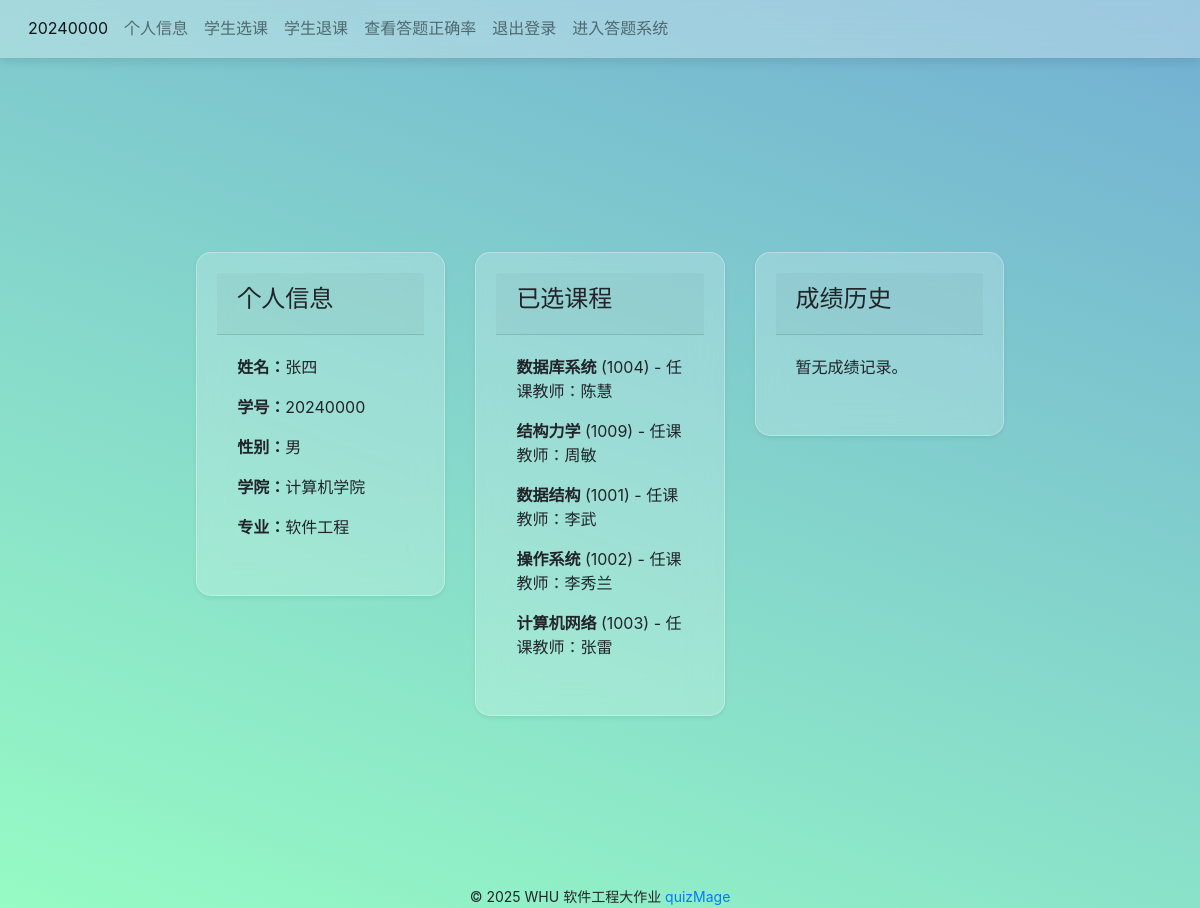
The app's page /student/20240000 with its own data.
### tables this page shows
CREATE TABLE "student" (
  "sno" INTEGER NOT NULL,
  "name" TEXT,
  "password" TEXT NOT NULL,
  "gender" char(2),
  "college" TEXT,
  "major" TEXT
);

CREATE TABLE "course" (
  "cno" INTEGER NOT NULL,
  "cname" TEXT,
  "tno" INTEGER
);

CREATE TABLE "teacher" (
  "tno" INTEGER NOT NULL,
  "name" TEXT,
  "password" TEXT NOT NULL,
  "gender" char(2),
  "college" TEXT
);

### views/student_views.py (the view)
@student_bp.route('/<int:sno>', methods=['GET'])
def profile(sno):
    result_info, _ = get_sql("SELECT name, gender, college, major FROM student WHERE sno='%s'" % sno)
    if result_info:
        name, gender, college, major = result_info[0]
    result_courses, _ = get_sql("""
        SELECT c.cno, c.cname, t.name AS tname
        FROM course c
        JOIN teacher t ON c.tno = t.tno
        JOIN student_course sc ON c.cno = sc.cno
        WHERE sc.sno = '%s'
    """ % sno)
    courses = [{'cno': course[0], 'cname': course[1], 'tname': course[2]} for course in result_courses]
    return render_template('student.html', sno=sno, name=name, gender=gender, college=college, major=major,
                           courses=courses)

### db_sqlite.py (called while the page is built)
def open_db():
    database = "merged_database.db"
    conn = sqlite3.connect(database)
    return conn

def get_sql(sql, conn=None):
    close_conn = False
    if conn is None:
        conn = open_db()
        close_conn = True
    cur = conn.cursor()
    cur.execute(sql)
    fields = [field[0] for field in cur.description]
    result = cur.fetchall()
    cur.close()
    if close_conn:
        close_db(conn)
    return result, fields

### templates/student.html
{% extends 'base.html' %}
{% from 'bootstrap/form.html' import render_form %}
{% from 'bootstrap/nav.html' import render_nav_item %}
{% from 'bootstrap/utils.html' import render_messages %}
{% block head %}
    {{ render_nav_item('student_bp.profile', sno ,sno=sno) }}
    {{ render_nav_item('student_bp.student_account', '个人信息', sno=sno) }}
    {{ render_nav_item('student_bp.student_course_select', '学生选课', sno=sno) }}
    {{ render_nav_item('student_bp.student_course_delete', '学生退课', sno=sno) }}
    {{ render_nav_item('student_bp.student_accuracy', '查看答题正确率', sno=sno) }}
    {{ render_nav_item('login_bp.index', '退出登录') }}
    <li class="nav-item">
        <a class="nav-link" href="http://localhost:3000/?sno={{ sno }}" target="_blank">
            进入答题系统
        </a>
    </li>
{% endblock %}
{% block content %}
<div class="container">
    <div class="row">
        <div class="col-md-4">
            <div class="card shadow-sm">
                <div class="card-header">
                    <h4>个人信息</h4>
                </div>
                <div class="card-body">
                    <p><strong>姓名：</strong>{{ name }}</p>
                    <p><strong>学号：</strong>{{ sno }}</p>
                    <p><strong>性别：</strong>{{ gender }}</p>
                    <p><strong>学院：</strong>{{ college }}</p>
                    <p><strong>专业：</strong>{{ major }}</p>
                </div>
            </div>
        </div>
<div class="col-md-4">
    <div class="card shadow-sm">
        <div class="card-header">
            <h4>已选课程</h4>
        </div>
        <div class="card-body">
            {% if courses %}
                {% for course in courses %}
                    <p><strong>{{ course.cname }}</strong> ({{ course.cno }}) - 任课教师：{{ course.tname }}</p>
                {% endfor %}
            {% else %}
                <p>您尚未选课。</p>
            {% endif %}
        </div>
    </div>
</div>
<div class="col-md-4">
    <div class="card shadow-sm">
        <div class="card-header">
            <h4>成绩历史</h4>
        </div>
        <div class="card-body">
            {% if answer_history %}
                {% for history in answer_history %}
                    <p><strong>{{ history.exam_name }}</strong> - 得分：{{ history.score }} / {{ history.total_score }}</p>
                {% endfor %}
            {% else %}
                <p>暂无成绩记录。</p>
            {% endif %}
        </div>
    </div>
</div>
</div>
{% endblock %}

### static/css/style.css (style rules this page uses)
body { background: linear-gradient(200deg,#72afd3,#96fbc4); }
.container { display: flex; justify-content: center; align-items: center; height: 100vh; }
.card { background: rgba(255, 255, 255, 0.2); border-radius: 15px; padding: 20px; box-shadow: 0 4px 10px rgba(0, 0, 0, 0.1); backdrop-filter: blur(15px); -webkit-backdrop-filter: blur(15px); border: 1px solid rgba(255, 255, 255, 0.3); transition: all 0.3s ease-in-out; }

### records on screen
student: name "张四", college "计算机学院", major "软件工程"
course: cname "数据库系统", cno "1004", tname "陈慧"
course: cname "结构力学", cno "1009", tname "周敏"
course: cname "数据结构", cno "1001", tname "李武"
course: cname "操作系统", cno "1002", tname "李秀兰"
course: cname "计算机网络", cno "1003", tname "张雷"

### other values on screen
{{ render_nav_item('student_bp.profile', sno ,sno=sno) }} "20240000"
{{ render_nav_item('student_bp.student_account', '个人信息', sno=sno) }} "个人信息"
{{ render_nav_item('student_bp.student_course_select', '学生选课', sno=sno) }} "学生选课"
{{ render_nav_item('student_bp.student_course_delete', '学生退课', sno=sno) }} "学生退课"
{{ render_nav_item('student_bp.student_accuracy', '查看答题正确率', sno=sno) }} "查看答题正确率"
{{ render_nav_item('login_bp.index', '退出登录') }} "退出登录"
{{ sno }} "20240000"
{{ gender }} "男"
